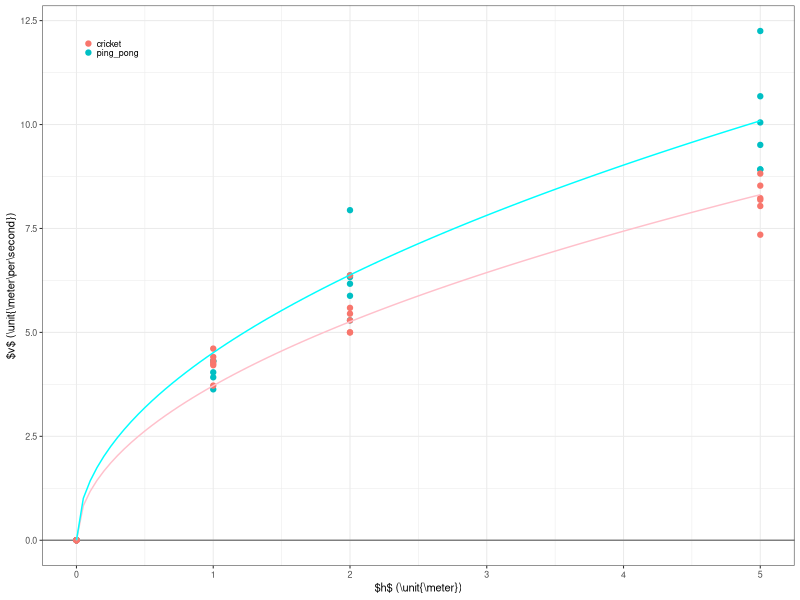

Reproduce this figure in R.
library(ggplot2)
library(dplyr)

raw <- read.csv('vdata.csv',header=TRUE)
data <- tibble(raw)

# prediction
v_predicted <- function(height_m,g){
  (2*g*height_m)^(0.5)
}


# make plots
fig <- ggplot(data)+
    geom_hline(yintercept=0,color='gray50')+
    geom_point(aes(x=height_m,y=v_ms,color=type))+
    geom_function(fun=v_predicted,args=list(g=6.91),color='pink')+
    geom_function(fun=v_predicted,args=list(g=10.18),color='cyan')+
    theme_bw(base_size=8)+
    xlab('$h$ (\\unit{\\meter})')+
    ylab('$v$ (\\unit{\\meter\\per\\second})')+
    theme(legend.position="inside",
	legend.position.inside=c(0.05,0.95),
	legend.justification.inside=c("left","top"),
	legend.key.spacing.y=unit(0,"pt"),
	legend.key.size=unit(4,"pt"),
	legend.title=element_blank())
	
# save the figure
ggsave("fig1.svg",plot=fig,width=3.4167,height=2,units="in")


# do stats to get g and compare
data <- data %>%
     select(type, height_m, v_ms) %>%
     mutate(vsquared=v_ms^2)
model1 <- lm(vsquared~height_m+0,data)
model2 <- lm(vsquared~height_m:type+0,data)
anova(model1,model2)

# get g for cricket versus ping pong cases
print(summary(lm(vsquared~height_m+0,filter(data,type=='ping_pong'))))
print(summary(lm(vsquared~height_m+0,filter(data,type=='cricket'))))
